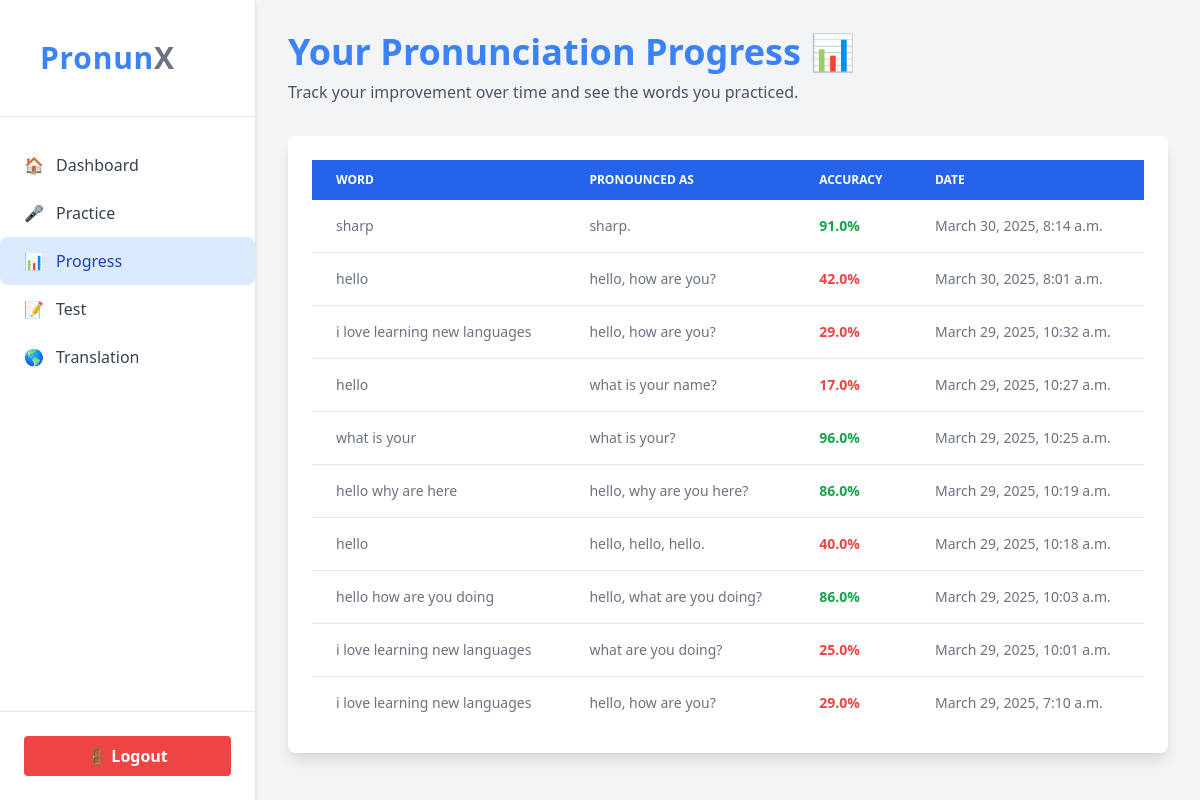
Page /progress/ (signed in) on the committed database.
### pronunciation/models.py (models this page shows)
class PronunciationRecord(models.Model):
    user = models.ForeignKey(User, on_delete=models.CASCADE)  # Reference the custom User model
    word = models.CharField(max_length=100)
    spoken_word = models.CharField(max_length=100)
    accuracy = models.FloatField(default=100.0)
    timestamp = models.DateTimeField(auto_now_add=True)

### pronunciation/views.py (the view)
# urls.py: path("progress/", views.view_progress, name="progress"),
@login_required
def view_progress(request):
    records = PronunciationRecord.objects.filter(user=request.user).order_by('-timestamp')[:10]
    return render(request, "progress.html", {"records": records})

### templates/progress.html (shortened to what this page needs)
<!DOCTYPE html>
<html lang="en">
<head>
    <script src="https://cdn.tailwindcss.com"></script>
</head>
<body class="bg-gray-100 text-gray-900 font-sans antialiased">
    <div class="min-h-screen flex">
        <aside class="w-64 bg-white shadow-md border-r border-gray-200 flex flex-col">
            <div class="p-10 border-b">
                <h1 class="text-3xl font-bold text-blue-500 tracking-wide">Pronun<span class="text-gray-500">X</span></h1>
            </div>
            <nav class="mt-6 flex-1">
                <a href="/dashboard/" class="flex items-center px-6 py-3 text-gray-700 hover:bg-blue-100 hover:text-blue-800 transition rounded-lg">
                    🏠 <span class="ml-3">Dashboard</span>
                </a>
                <a href="/check_pronunciation/" class="flex items-center px-6 py-3 text-gray-700 hover:bg-blue-100 hover:text-blue-800 transition rounded-lg">
                    🎤 <span class="ml-3">Practice</span>
                </a>
                <a href="/progress/" class="flex items-center px-6 py-3 bg-blue-100 text-blue-800 rounded-lg">
                    📊 <span class="ml-3">Progress</span>
                </a>
                <a href="/test/" class="flex items-center px-6 py-3 text-gray-700 hover:bg-blue-100 hover:text-blue-800 transition rounded-lg">
                    📝 <span class="ml-3">Test</span>
                </a>
                <a href="/translate/" class="flex items-center px-6 py-3 text-gray-700 hover:bg-blue-100 hover:text-blue-800 transition rounded-lg">
                    🌎 <span class="ml-3">Translation</span>
                </a>
            </nav>
            <div class="p-6 border-t">
                <a href="/logout/" class="block w-full text-center bg-red-500 hover:bg-red-600 text-white font-semibold py-2 px-4 rounded transition duration-200">
                    🚪 Logout
                </a>
            </div>
        </aside>
        <main class="flex-1 p-8">
            <div class="mb-8">
                <h2 class="text-4xl font-bold text-blue-500">Your Pronunciation Progress 📊</h2>
                <p class="text-gray-600 mt-2">Track your improvement over time and see the words you practiced.</p>
            </div>
            <div class="bg-white shadow-lg rounded-lg p-6">
                <table class="w-full text-sm text-left text-gray-500">
                    <thead class="text-xs text-white uppercase bg-blue-600">
                        <tr>
                            <th scope="col" class="px-6 py-3">Word</th>
                            <th scope="col" class="px-6 py-3">Pronounced As</th>
                            <th scope="col" class="px-6 py-3">Accuracy</th>
                            <th scope="col" class="px-6 py-3">Date</th>
                        </tr>
                    </thead>
                    <tbody id="progress-body" class="divide-y divide-gray-200">
                        {% for record in records %}
                        <tr class="hover:bg-blue-50 transition">
                            <td class="px-6 py-4">{{ record.word }}</td>
                            <td class="px-6 py-4">{{ record.spoken_word }}</td>
                            <td class="px-6 py-4">
                                <span class="font-semibold {% if record.accuracy >= 80 %}text-green-600{% elif record.accuracy >= 50 %}text-yellow-500{% else %}text-red-500{% endif %}">
                                    {{ record.accuracy }}%
                                </span>
                            </td>
                            <td class="px-6 py-4">{{ record.timestamp }}</td>
                        </tr>
                        {% empty %}
                        <tr>
                            <td colspan="4" class="px-6 py-4 text-center text-gray-500">No progress recorded yet.</td>
                        </tr>
                        {% endfor %}
                    </tbody>
                </table>
            </div>
        </main>
    </div>
</body>
</html>

### rows in the picture
PronunciationRecord: word "sharp", spoken_word "sharp.", accuracy "91.0", timestamp "March 30, 2025, 8:14 a.m."
PronunciationRecord: word "hello", spoken_word "hello, how are you?", accuracy "42.0", timestamp "March 30, 2025, 8:01 a.m."
PronunciationRecord: word "i love learning new languages", spoken_word "hello, how are you?", accuracy "29.0", timestamp "March 29, 2025, 10:32 a.m."
PronunciationRecord: word "hello", spoken_word "what is your name?", accuracy "17.0", timestamp "March 29, 2025, 10:27 a.m."
PronunciationRecord: word "what is your", spoken_word "what is your?", accuracy "96.0", timestamp "March 29, 2025, 10:25 a.m."
PronunciationRecord: word "hello why are here", spoken_word "hello, why are you here?", accuracy "86.0", timestamp "March 29, 2025, 10:19 a.m."
PronunciationRecord: word "hello", spoken_word "hello, hello, hello.", accuracy "40.0", timestamp "March 29, 2025, 10:18 a.m."
PronunciationRecord: word "hello how are you doing", spoken_word "hello, what are you doing?", accuracy "86.0", timestamp "March 29, 2025, 10:03 a.m."
PronunciationRecord: word "i love learning new languages", spoken_word "what are you doing?", accuracy "25.0", timestamp "March 29, 2025, 10:01 a.m."
PronunciationRecord: word "i love learning new languages", spoken_word "hello, how are you?", accuracy "29.0", timestamp "March 29, 2025, 7:10 a.m."
